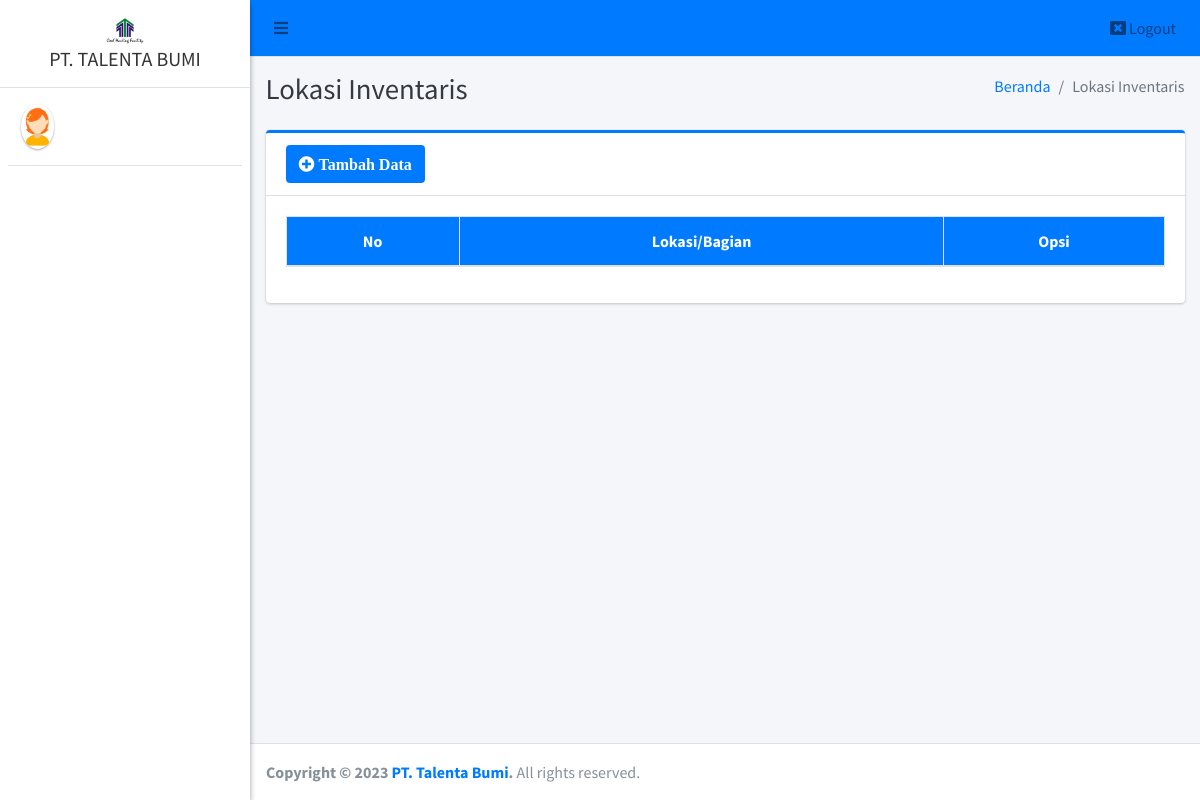
The app's page /admin/bagian/index.php, older data.
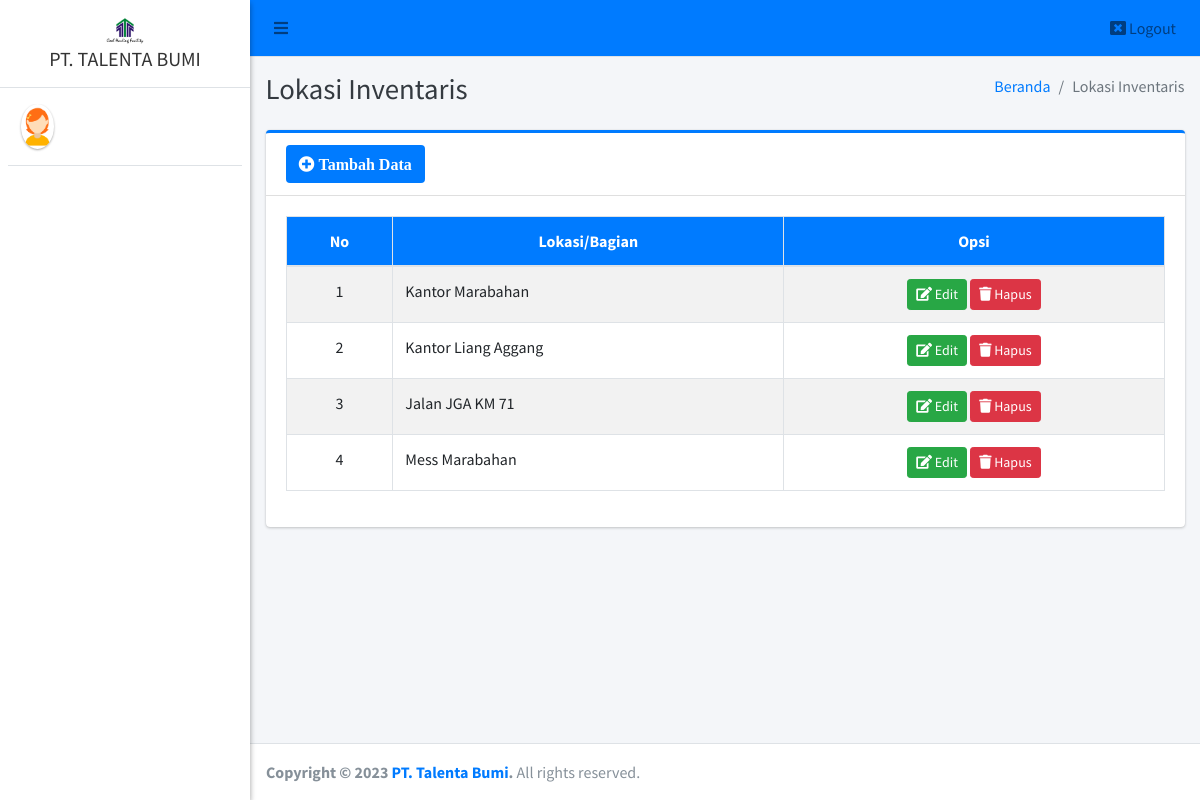
The same page, newer data.
### tables this page shows
CREATE TABLE `lokasi` (
  `id_lokasi` int(11) NOT NULL,
  `bagian` varchar(255) NOT NULL
);

### admin/bagian/index.php (the view, shortened to what this page needs)
<?php
require '../../config/koneksi.php';
?>
<!DOCTYPE html>
<html>
<?php
include '../../templates/head.php';
?>
<body class="hold-transition sidebar-mini layout-fixed">
    <div class="wrapper">
        <?php
        include '../../templates/navbar.php';
        ?>
        <?php
        include '../../templates/sidebar.php';
        ?>
        <div class="content-wrapper">
            <div class="content-header">
                <div class="container-fluid">
                    <div class="row mb-2">
                        <div class="col-sm-6">
                            <h1 class="m-0 text-dark">Lokasi Inventaris</h1>
                        </div>
                        <div class="col-sm-6">
                            <ol class="breadcrumb float-sm-right">
                                <li class="breadcrumb-item"><a href="#">Beranda</a></li>
                                <li class="breadcrumb-item active">Lokasi Inventaris</li>
                            </ol>
                        </div>
                    </div>
                </div>
            </div>
            <section class="content">
                <div class="container-fluid">
                    <div class="row">
                        <div class="col-12">
                            <div class="card card-primary card-outline">
                                <div class="card-header">
                                    <a href="tambah" class="btn bg-primary"><i class="fa fa-plus-circle"> Tambah Data</i></a>
                                </div>
                                <div class="card-body">
                                    <div class="table-responsive">
                                        <table id="example1" class="table table-bordered table-striped">
                                            <thead class="bg-primary">
                                                <tr align="center">
                                                    <th>No</th>
                                                    <th>Lokasi/Bagian</th>
                                                    <th>Opsi</th>
                                                </tr>
                                            </thead>
                                            <tbody style="background-color: white">
                                                <?php
                                                $no = 1;
                                                $data = $koneksi->query("SELECT * FROM lokasi ORDER BY id_lokasi ASC");
                                                while ($row = $data->fetch_array()) {
                                                ?>
                                                    <tr>
                                                        <td align="center"><?= $no++ ?></td>
                                                        <td><?= $row['bagian'] ?></td>
                                                        <td align="center">
                                                            <a href="edit?id=<?= $row['id_lokasi'] ?>" class="btn btn-success btn-sm" title="Edit"><i class="fa fa-edit"></i> Edit</a>
                                                            <a href="hapus?id=<?= $row['id_lokasi'] ?>" class="btn btn-danger btn-sm alert-hapus" title="Hapus"><i class="fa fa-trash"></i> Hapus</a>
                                                        </td>
                                                    </tr>
                                                <?php } ?>
                                            </tbody>
                                        </table>
                                    </div>
                                </div>
                            </div>
                        </div>
                    </div>
                </div>
            </section>
        </div>
        <?php include_once "../../templates/footer.php"; ?>
    </div>
</body>
</html>

Row changes from the older to the newer data that the page shows:
added lokasi: bagian "Kantor Marabahan"
added lokasi: bagian "Kantor Liang Aggang"
added lokasi: bagian "Jalan JGA KM 71"
added lokasi: bagian "Mess Marabahan"
